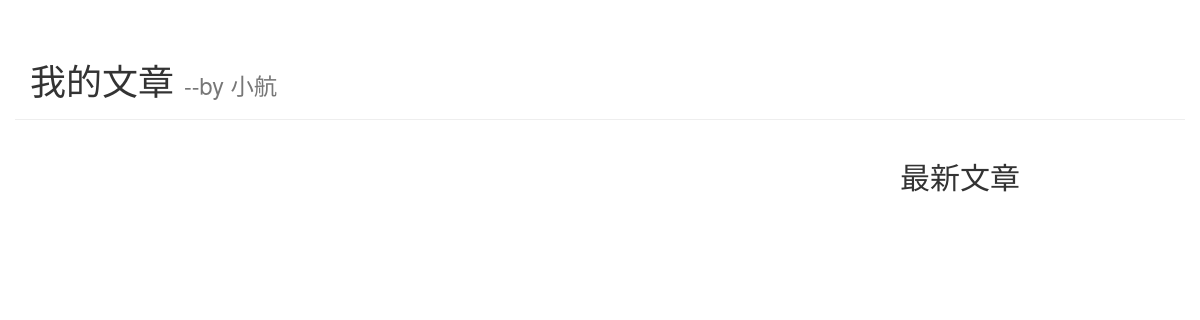
/newblog/essay/, run on an earlier commit of the app's database.
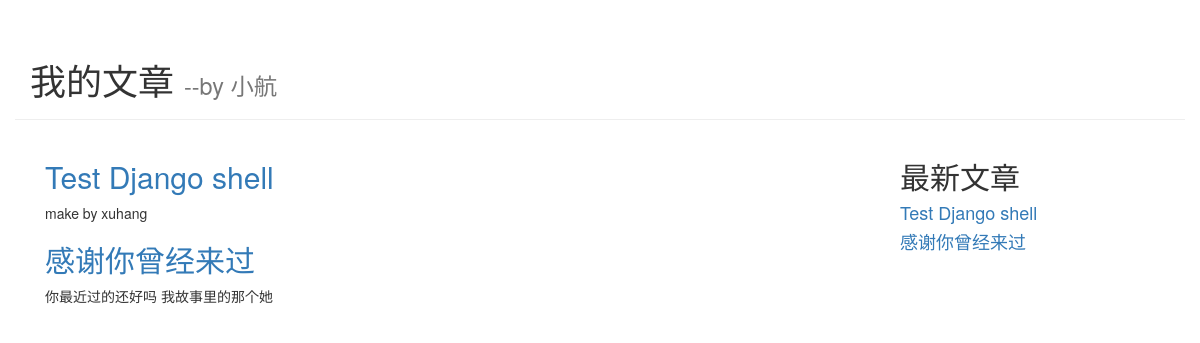
And on a later commit of the database.
### newblog/models.py (models this page shows, shortened)
class Essay(models.Model):
    essay_id = models.AutoField(primary_key=True)
    title = models.TextField()
    brief_content = models.TextField()
    content =  models.TextField()
    publish_date = models.DateTimeField(auto_now=True)

### newblog/views.py (the view)
# urls.py: path('essay/',views.get_index_page,name = 'essay'),
def get_index_page(request):
    essays = models.Essay.objects.all()
    return render(request, 'newblog/index.html', {'essays': essays})

### newblog/templates/newblog/index.html (shortened to what this page needs)
<!DOCTYPE html>
<html lang="en">
<head>
    <link rel="stylesheet" href="https://cdn.jsdelivr.net/npm/bootstrap@3.3.7/dist/css/bootstrap.min.css"
>
</head>
<body>
<div class="container page-header">
    <h1>我的文章
        <small>--by 小航</small>
    </h1>
</div>
<div class="container page-body">
    <div class="col-md-9" role="main">
        <div class="body-main">
            {% for essay in essays %}
            <div>
                <h2><a href="{% url 'newblog:detail' essay.essay_id %}">{{essay.title}}</a></h2>
                <p>{{essay.brief_content}}</p>
            </div>
            {% endfor %}
        </div>
    </div>
    <div class="col-md-3" role="complementary">
        <div>
            <h2>最新文章</h2>
            {% for essay in essays %}
            <h4><a href="{% url 'newblog:detail' essay.essay_id %}">{{essay.title}}</a></h4>
            {% endfor %}
        </div>
    </div>
</div>
</body>
</html>

What changed in the data, as far as the page shows it:
added Essay: title "Test Django shell", brief_content "make by xuhang"
added Essay: title "感谢你曾经来过", brief_content "你最近过的还好吗 我故事里的那个她"
